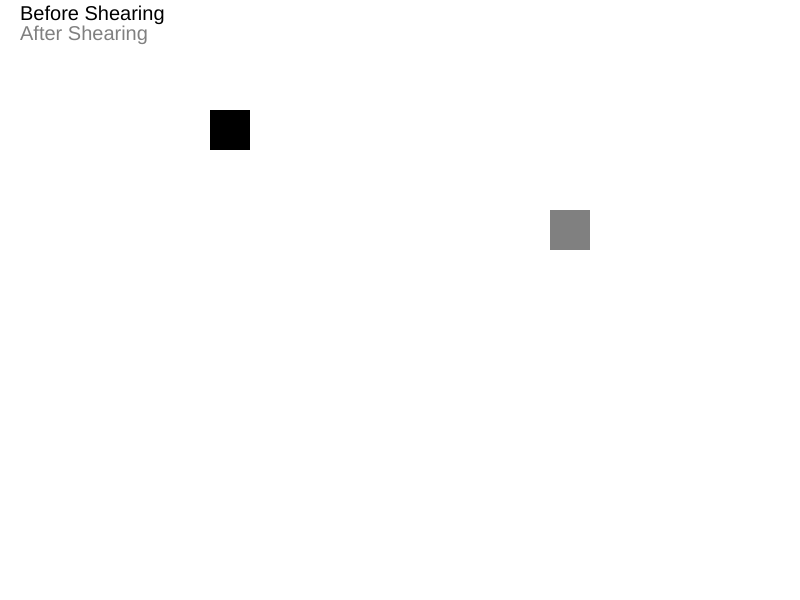
Frame 1 (no input)
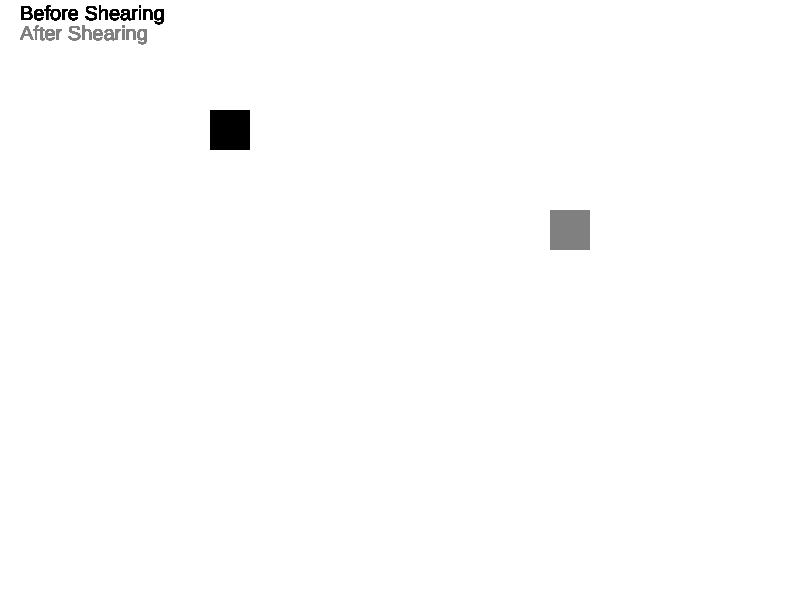
Frame 60 (no input)
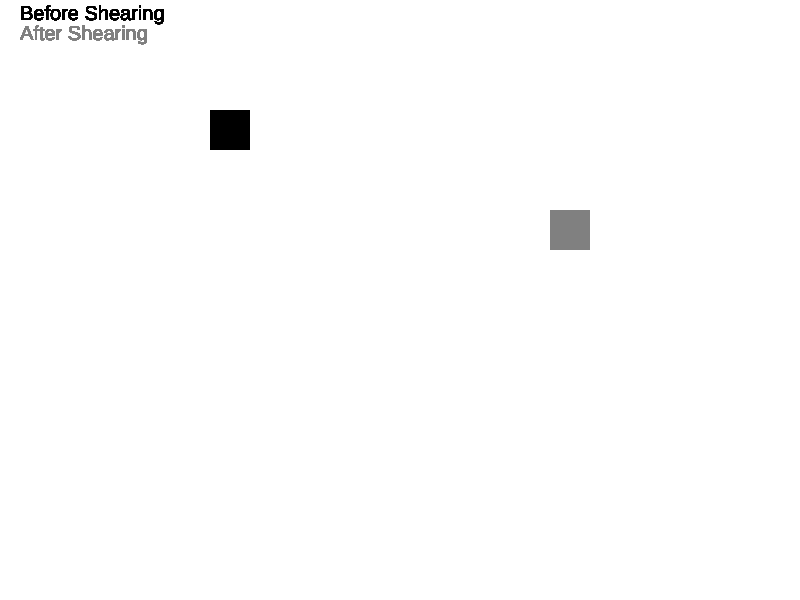
Frame 120 (the mouse pressed at the canvas centre since frame 60)

The p5.js sketch that drew these frames (run headless with seeded random() and noise() and a simulated clock; from frame 60 on, the mouse is pressed at the canvas centre):

// p5.js sketch
// ── sketch.js
let shear;
let a, b, c, d;

function setup() {
    createCanvas(displayWidth, displayHeight);
    shear = prompt('Enter Shearing Factor');
}

function draw() {
    noStroke();
    fill('black');
    textSize(20);
    text('Before Shearing', 20, 20);
    fill('gray')
    text('After Shearing', 20, 40);
    //Before Shearing
    translate(200, 100);
    a = [[10], [10], [1]];
    b = [[50], [10], [1]];
    c = [[50], [50], [1]];
    d = [[10], [50], [1]];
    fill('black');
    beginShape();
    vertex(a[0], a[1]);
    vertex(b[0], b[1]);
    vertex(c[0], c[1]);
    vertex(d[0], d[1]);
    endShape(CLOSE);

    //Shearing Matrix
    shear_matrix = [
        [1, shear, 0],
        [0, 1, 0],
        [0, 0, 1]
    ];

    y = [
        [-1, 0, 0],
        [0, 1, 0],
        [0, 0, 1],
    ];
    resultant = matrix_multi(y, shear_matrix)

    aN = matrix_multi(resultant, a);
    bN = matrix_multi(resultant, b);
    cN = matrix_multi(resultant, c);
    dN = matrix_multi(resultant, d);


    translate(400, 100);
    fill('gray')

    beginShape();
    vertex(aN[0], aN[1]);
    vertex(bN[0], bN[1]);
    vertex(cN[0], cN[1]);
    vertex(dN[0], dN[1])
    endShape(CLOSE);
}

function matrix_multi(a, b) {
    let aRows = a.length;
    let aCols = a[0].length;
    let bRows = b.length;
    let bCols = b[0].length;
    let res = new Array(aRows);
    if (aCols == bRows) {
        for (var i = 0; i < aRows; ++i) {
            res[i] = new Array(bCols);
            for (var j = 0; j < bCols; ++j) {
                res[i][j] = 0;
                for (var k = 0; k < aCols; ++k) {
                    res[i][j] += a[i][k] * b[k][j];
                }
            }
        }
        return res;
    }
}
